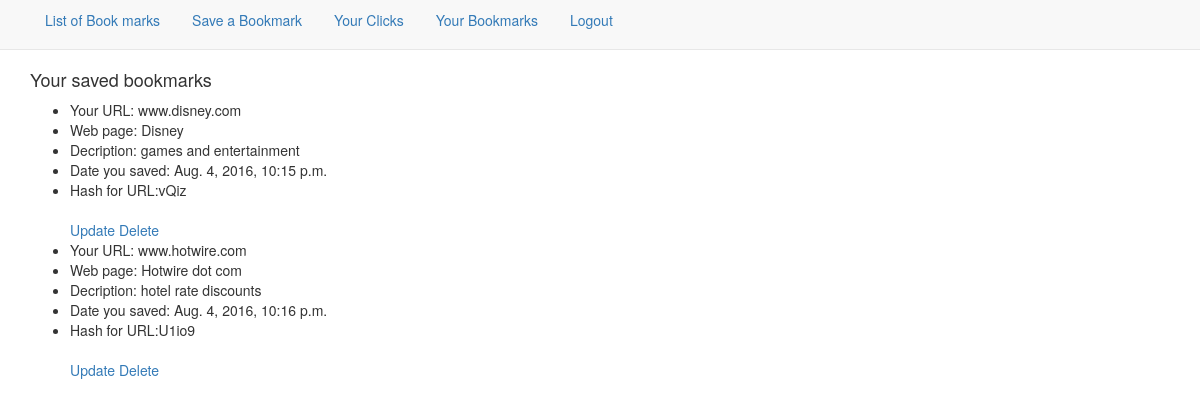
The app's page /mybookmarks/ (signed in) with its own data.
### urlbook/models.py (models this page shows, shortened)
class BookMark(models.Model):
    url = models.CharField(max_length=50)
    title = models.CharField(max_length=50)
    description = models.CharField(max_length=80)
    enterdate = models.DateTimeField(auto_now_add=True)
    uniqueid = models.CharField(max_length=20)
    appuser = models.ForeignKey(User)

### urlbook/views.py (the view)
# urls.py: url(r'^mybookmarks/$', MyBookMarkView.as_view(), name="my_bookmark_view"),
class MyBookMarkView(LoginRequiredMixin, ListView):
    login_url = "/login/"
    template_name = "my_bookmarks.html"
    model = BookMark
    def get_queryset(self):
        return BookMark.objects.filter(appuser=self.request.user)
    class Meta:
        ordering = ['-created']

### templates/my_bookmarks.html
{% extends "base.html" %}
{% load static %}
{% block content %}
<div class="container">
<br>
<br>
<br>
<h4>Your saved bookmarks</h4>
<ul>
{% for item in object_list %}
    <li>Your URL: {{ item.url }}</li>
    <li>Web page: {{ item.title }}</li>
    <li>Decription: {{ item.description }}</li>
    <li>Date you saved: {{ item.enterdate }}</li>
    <li>Hash for URL:{{ item.uniqueid }}</li>
    <br>
    <a href="{% url 'bookmark_update' item.id %}">Update</a>
    <a href="{% url 'bookmark_delete' item.id %}">Delete</a>
{% endfor %}
</ul>
</div>
{% endblock %}

### records on screen
BookMark: url "www.disney.com", title "Disney", description "games and entertainment", enterdate "Aug. 4, 2016, 10:15 p.m.", uniqueid "vQiz"
BookMark: url "www.hotwire.com", title "Hotwire dot com", description "hotel rate discounts", enterdate "Aug. 4, 2016, 10:16 p.m.", uniqueid "U1io9"
